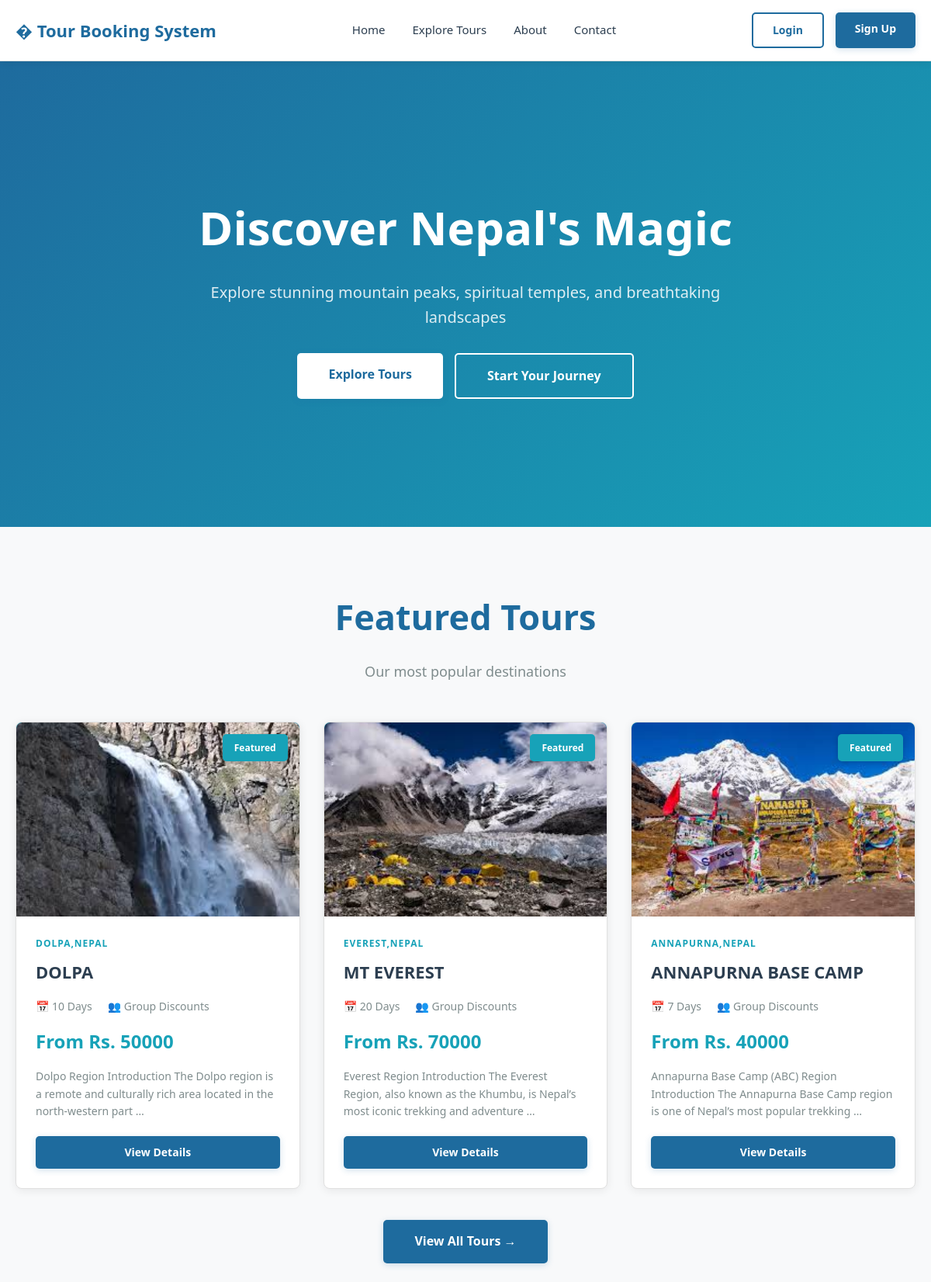
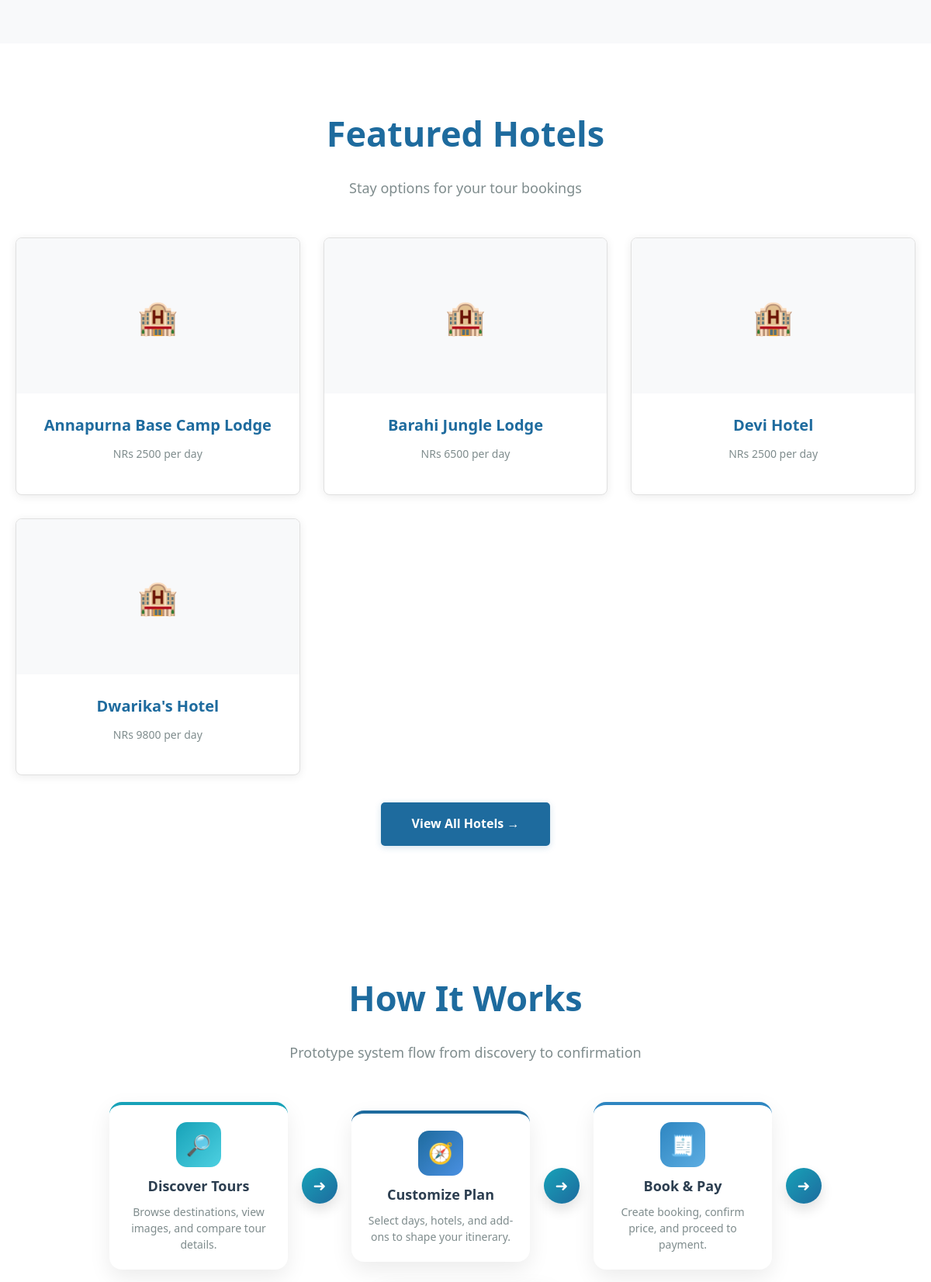
The page / (upper part) on the database its author committed (2 pictures, top to bottom).
### tour/models.py (models this page shows, shortened)
class TourImage(models.Model):
    tour = models.ForeignKey(
        Tour,
        related_name='images',
        on_delete=models.CASCADE
    )
    image = models.ImageField(upload_to='tours/')

class Tour(models.Model):
    title = models.CharField(max_length=200)   # Mustang Tour Package
    destination = models.CharField(max_length=150)
    duration_days = models.PositiveIntegerField()
    base_price = models.PositiveIntegerField(help_text="Price for 1 person")
    description = models.TextField()
    is_active = models.BooleanField(default=True)
    created_at = models.DateTimeField(auto_now_add=True)

class Hotel(models.Model):
    name = models.CharField(max_length=100)
    price_per_day = models.PositiveIntegerField()
    hotel_image = models.ImageField(upload_to='hotels/', blank=True, null=True)

### tour/views.py (the view)
# urls.py: path('', views.home_view, name='home'),
def home_view(request):
    featured_tours = (
        Tour.objects.filter(is_active=True)
        .prefetch_related('images')
        .order_by('-created_at')[:3]
    )
    featured_hotels = Hotel.objects.all().order_by('name')[:4]
    return render(
        request,
        'tour/home.html',
        {
            'featured_tours': featured_tours,
            'featured_hotels': featured_hotels,
        },
    )

### tour/templates/tour/home.html (shortened to what this page needs)
{% extends 'base.html' %}
{% block content %}
    <div class="hero">
        <video class="hero-video" autoplay muted loop playsinline>
            <source src="https://videos.pexels.com/video-files/4629266/4629266-hd_1280_720_30fps.mp4" type="video/mp4">
        </video>
        <div class="hero-overlay"></div>
        <div class="hero-content">
            <h1>Discover Nepal's Magic</h1>
            <p>Explore stunning mountain peaks, spiritual temples, and breathtaking landscapes</p>
            <div class="hero-buttons">
                <a href="/tours/" class="btn btn-primary btn-lg">Explore Tours</a>
                {% if not user.is_authenticated %}
                    <a href="/signup/" class="btn btn-secondary btn-lg">Start Your Journey</a>
                {% else %}
                    <a href="/dashboard/" class="btn btn-secondary btn-lg">View Dashboard</a>
                {% endif %}
            </div>
        </div>
    </div>
    <div class="section" style="background: var(--light-bg);">
        <div style="max-width: 1200px; margin: 0 auto;">
            <h2 class="section-title">Featured Tours</h2>
            <p class="section-subtitle">Our most popular destinations</p>
            <div class="cards-grid">
                {% for tour in featured_tours %}
                    <div class="tour-card">
                        <div class="tour-image">
                            {% if tour.images.all %}
                                {% for image in tour.images.all %}
                                    {% if forloop.first %}
                                        <img src="{{ image.image.url }}" alt="{{ tour.title }}" style="width: 100%; height: 100%; object-fit: cover; border-radius: 8px 8px 0 0;">
                                    {% endif %}
                                {% endfor %}
                            {% else %}
                                {% if forloop.counter == 1 %}⛰️{% elif forloop.counter == 2 %}🏔️{% else %}🏙️{% endif %}
                            {% endif %}
                            <span class="tour-badge">Featured</span>
                        </div>
                        <div class="tour-info">
                            <div class="tour-destination">{{ tour.destination }}</div>
                            <h3 class="tour-title">{{ tour.title }}</h3>
                            <div class="tour-meta">
                                <span class="tour-meta-item">📅 {{ tour.duration_days }} Days</span>
                                <span class="tour-meta-item">👥 Group Discounts</span>
                            </div>
                            <div class="tour-price">From Rs. {{ tour.base_price }}</div>
                            <p class="tour-description">
                                {{ tour.description|truncatewords:18 }}
                            </p>
                            <a href="/tours/" class="btn btn-primary" style="width: 100%;">View Details</a>
                        </div>
                    </div>
                {% empty %}
                    <div style="grid-column: 1 / -1; text-align: center; padding: 40px;">
                        <p style="font-size: 18px; color: var(--text-gray);">No featured tours available yet</p>
                    </div>
                {% endfor %}
            </div>
            <div style="text-align: center; margin-top: 40px;">
                <a href="/tours/" class="btn btn-primary btn-lg">View All Tours →</a>
            </div>
        </div>
    </div>
    <div class="section" style="background: white;">
        <div style="max-width: 1200px; margin: 0 auto;">
            <h2 class="section-title">Featured Hotels</h2>
            <p class="section-subtitle">Stay options for your tour bookings</p>
            <div class="cards-grid">
                {% for hotel in featured_hotels %}
                    <div class="card" style="text-align: center;">
                        <div class="card-image" style="padding: 0; background: var(--light-bg);">
                            {% if hotel.hotel_image %}
                                <img src="{{ hotel.hotel_image.url }}" alt="{{ hotel.name }}" style="width: 100%; height: 140px; object-fit: cover; border-radius: 8px 8px 0 0;">
                            {% else %}
                                <div style="height: 140px; display: grid; place-items: center; font-size: 42px;">🏨</div>
                            {% endif %}
                        </div>
                        <div class="card-content">
                            <h3 class="card-title">{{ hotel.name }}</h3>
                            <p class="card-description">NRs {{ hotel.price_per_day }} per day</p>
                        </div>
                    </div>
                {% empty %}
                    <div style="grid-column: 1 / -1; text-align: center; padding: 40px;">
                        <p style="font-size: 18px; color: var(--text-gray);">No hotels added yet</p>
                    </div>
                {% endfor %}
            </div>
            <div style="text-align: center; margin-top: 35px;">
                <a href="/hotels/" class="btn btn-primary btn-lg">View All Hotels →</a>
            </div>
        </div>
    </div>
    <div class="section">
        <h2 class="section-title">How It Works</h2>
        <p class="section-subtitle">Prototype system flow from discovery to confirmation</p>
        <div class="flow-chart">
            <div class="flow-step" style="border-top-color: #17A2B8;">
                <div class="flow-icon" style="background: linear-gradient(135deg, #17A2B8 0%, #4DD0E1 100%);">🔎</div>
                <h3>Discover Tours</h3>
                <p>Browse destinations, view images, and compare tour details.</p>
            </div>
            <div class="flow-arrow">➜</div>
            <div class="flow-step" style="border-top-color: #1E6B9E;">
                <div class="flow-icon" style="background: linear-gradient(135deg, #1E6B9E 0%, #4A90E2 100%);">🧭</div>
                <h3>Customize Plan</h3>
                <p>Select days, hotels, and add-ons to shape your itinerary.</p>
            </div>
            <div class="flow-arrow">➜</div>
            <div class="flow-step" style="border-top-color: #2E86C1;">
                <div class="flow-icon" style="background: linear-gradient(135deg, #2E86C1 0%, #5DADE2 100%);">🧾</div>
                <h3>Book & Pay</h3>
                <p>Create booking, confirm price, and proceed to payment.</p>
            </div>
            <div class="flow-arrow">➜</div>
        </div>
    </div>
{% endblock %}

### tour/templates/base.html (style rules this page uses)
* { margin: 0; padding: 0; box-sizing: border-box; }
:root { --primary: #1E6B9E; --primary-light: #2980B9; --primary-dark: #154B7A; --accent: #17A2B8; --accent-hover: #138496; --success: #27AE60; --danger: #E74C3C; --warning: #F39C12; --light-bg: #F8F9FA; --white: #FFFFFF; --text-dark: #2C3E50; --text-gray: #7F8C8D; --border-color: #E0E0E0; }
body { font-family: 'Segoe UI', Tahoma, Geneva, Verdana, sans-serif; line-height: 1.6; color: var(--text-dark); background: var(--light-bg); min-height: 100vh; }
.btn { padding: 10px 25px; border: none; border-radius: 5px; cursor: pointer; font-size: 14px; font-weight: 600; text-decoration: none; transition: all 0.3s; display: inline-block; text-align: center; }
.btn-primary { background: var(--primary); color: white; box-shadow: 0 2px 8px rgba(30, 107, 158, 0.2); }
.btn-secondary { background: transparent; color: var(--primary); border: 2px solid var(--primary); }
.hero { position: relative; height: 600px; background: linear-gradient(135deg, var(--primary) 0%, var(--accent) 100%); overflow: hidden; display: flex; align-items: center; justify-content: center; }
.hero-video { position: absolute; top: 0; left: 0; width: 100%; height: 100%; object-fit: cover; opacity: 0.15; }
.hero-overlay { position: absolute; top: 0; left: 0; width: 100%; height: 100%; background: linear-gradient(135deg, rgba(30, 107, 158, 0.85) 0%, rgba(23, 162, 184, 0.85) 100%); }
.hero-content { position: relative; z-index: 2; text-align: center; color: white; max-width: 700px; }
.hero-content h1 { font-size: 60px; margin-bottom: 20px; font-weight: 800; color: white; }
.hero-content p { font-size: 20px; margin-bottom: 30px; opacity: 0.95; color: rgba(255, 255, 255, 0.9); }
.hero-buttons { display: flex; gap: 15px; justify-content: center; flex-wrap: wrap; }
.btn-lg { padding: 15px 40px; font-size: 16px; }
.hero .btn-primary { background: var(--white); color: var(--primary); }
.hero .btn-secondary { background: transparent; border-color: white; color: white; }
.section { padding: 80px 20px; max-width: 1200px; margin: 0 auto; background: var(--white); }
.section-title { text-align: center; font-size: 45px; margin-bottom: 20px; color: var(--primary); font-weight: 800; }
.section-subtitle { text-align: center; font-size: 18px; color: var(--text-gray); margin-bottom: 50px; }
.cards-grid { display: grid; grid-template-columns: repeat(auto-fit, minmax(280px, 1fr)); gap: 30px; margin-top: 40px; }
.card { background: var(--white); border-radius: 8px; overflow: hidden; box-shadow: 0 2px 12px rgba(0, 0, 0, 0.08); transition: all 0.3s; border: 1px solid var(--border-color); }
.card-image { width: 100%; height: 200px; background: linear-gradient(135deg, var(--accent) 0%, var(--primary-light) 100%); display: flex; align-items: center; justify-content: center; font-size: 60px; color: white; }
.card-content { padding: 25px; }
.card-title { font-size: 20px; font-weight: 700; color: var(--primary); margin-bottom: 10px; }
.card-description { font-size: 14px; color: var(--text-gray); margin-bottom: 15px; line-height: 1.6; }
.tour-card { background: var(--white); border-radius: 8px; overflow: hidden; box-shadow: 0 2px 12px rgba(0, 0, 0, 0.08); transition: all 0.3s; border: 1px solid var(--border-color); }
.tour-image { width: 100%; height: 250px; background: linear-gradient(135deg, var(--accent) 0%, var(--primary-light) 100%); display: flex; align-items: center; justify-content: center; font-size: 80px; color: white; position: relative; overflow: hidden; }
.tour-image img { width: 100%; height: 100%; object-fit: cover; }
.tour-badge { position: absolute; top: 15px; right: 15px; background: var(--accent); color: white; padding: 8px 15px; border-radius: 5px; font-size: 12px; font-weight: 700; box-shadow: 0 2px 8px rgba(0, 0, 0, 0.2); }
.tour-info { padding: 25px; }
.tour-destination { color: var(--accent); font-size: 12px; font-weight: 700; text-transform: uppercase; letter-spacing: 1px; }
.tour-title { font-size: 22px; font-weight: 700; color: var(--text-dark); margin: 10px 0; }
.tour-meta { display: flex; gap: 20px; margin: 15px 0; font-size: 14px; color: var(--text-gray); }
.tour-meta-item { display: flex; align-items: center; gap: 5px; }
.tour-price { font-size: 24px; color: var(--accent); font-weight: 700; margin: 15px 0; }
.tour-description { font-size: 14px; color: var(--text-gray); margin-bottom: 20px; line-height: 1.6; }

### rows shown on the page
Tour: destination "DOLPA,NEPAL", title "DOLPA", duration_days "10", base_price "50000", description "Dolpo Region Introduction The Dolpo region is a remote and culturally rich area located in the north-western part …"
TourImage: image (picture)
Tour: destination "EVEREST,NEPAL", title "MT EVEREST", duration_days "20", base_price "70000", description "Everest Region Introduction The Everest Region, also known as the Khumbu, is Nepal’s most iconic trekking and adventure …"
TourImage: image (picture)
Tour: destination "ANNAPURNA,NEPAL", title "ANNAPURNA BASE CAMP", duration_days "7", base_price "40000", description "Annapurna Base Camp (ABC) Region Introduction The Annapurna Base Camp region is one of Nepal’s most popular trekking …"
TourImage: image (picture)
Hotel: name "Annapurna Base Camp Lodge", price_per_day "2500"
Hotel: name "Barahi Jungle Lodge", price_per_day "6500"
Hotel: name "Devi Hotel", price_per_day "2500"
Hotel: name "Dwarika's Hotel", price_per_day "9800"
